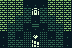

Tiled map render using the project's own tile images. Description and the whole map definition, tile-layer contents included, below:
An orthogonal 9x6 tile map with 8x8 px tiles, 1 tile layer (Tile Layer 1).

<map version="1.5" tiledversion="1.6.0" orientation="orthogonal" renderorder="right-down" width="9" height="6" tilewidth="8" tileheight="8" infinite="0" nextlayerid="2" nextobjectid="1">
 <tileset firstgid="1" source="bg.tsx" />
 <layer id="1" name="Tile Layer 1" width="9" height="6">
  <data encoding="csv">
3,3,3,2,2,2,3,3,3,
3,3,3,72,64,72,3,3,3,
3,3,72,72,2,72,72,3,3,
3,72,72,2,97,2,72,72,3,
2,72,2,9,73,9,2,72,2,
2,72,72,9,15,9,72,72,2
</data>
 </layer>
</map>
